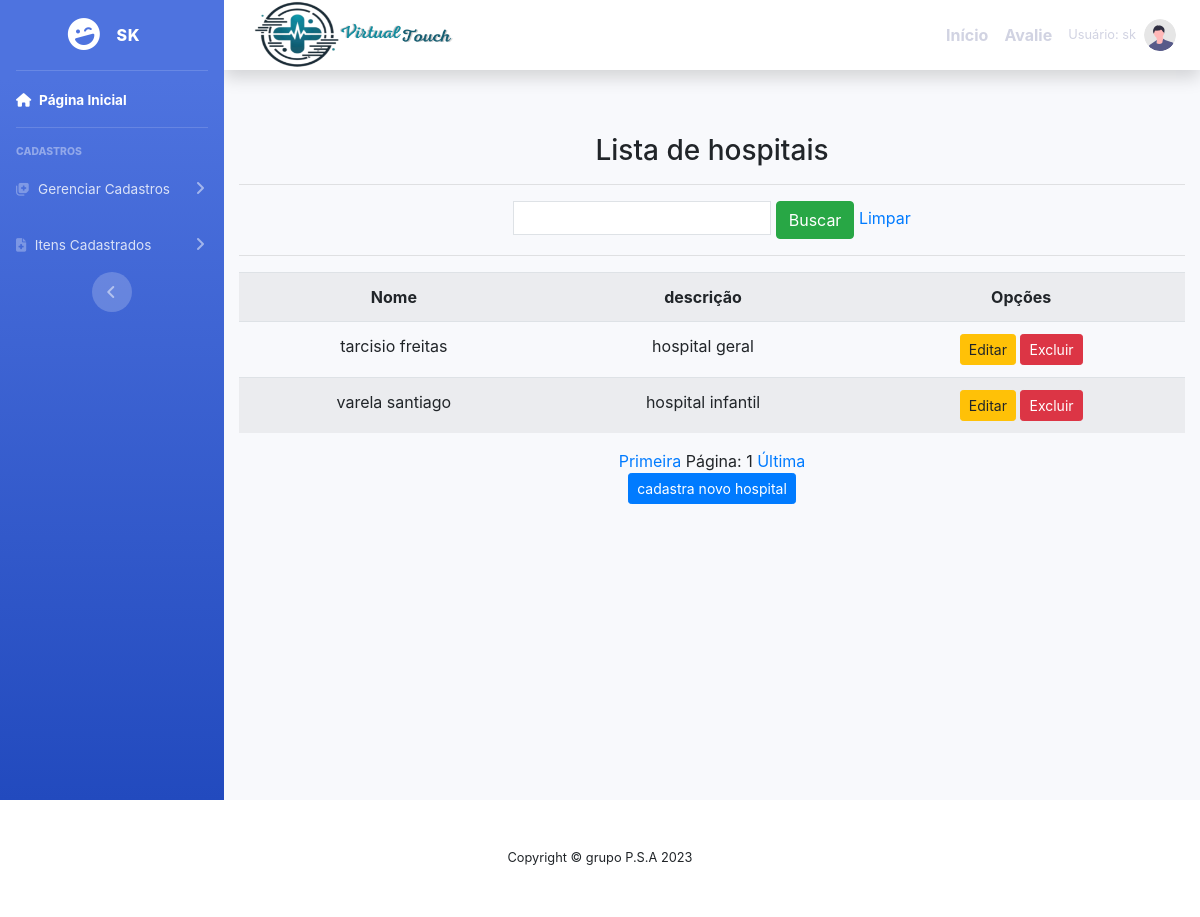
The page /listar/hospital/ (signed in) on the database its author committed.
### cadastros/models.py (models this page shows, shortened)
class Hospital(models.Model):
    usuario = models.ForeignKey(User, on_delete=models.PROTECT)
    nome = models.CharField(max_length=50)
    descricao = models.CharField(max_length=150,
        verbose_name="descricao")

### cadastros/views.py (the view)
# urls.py: path('listar/hospital/', HospitalList.as_view(),
class HospitalList( ListView):
    login_url = reverse_lazy('login')
    model = Hospital
    template_name = 'listas/hospital.html'
    paginate_by = 5
    def get_queryset(self):
        nome = self.request.GET.get('nome')
        if nome:
            hospital = Hospital.objects.filter(nome__icontains=nome)
        else:
            hospital = Hospital.objects.all()
        return hospital

### paginas/templates/listas/hospital.html (shortened to what this page needs)
{% extends 'modelo.html' %}
{% load static %}
{% block conteudo %}
    <div class="container">
        <h3> Lista de hospitais </h3>
        <hr>
        <div class="table-responsive">
            <form action="?" method="GET">
                <input type="text" name="nome" class="p-1 border" value="{{ request.GET.nome }}">
                <button type="submit" class="btn btn-success">Buscar</button>
                <a href="{% url 'listar-hospital' %}">Limpar</a>
            </form>
            <hr>
            <table class="table table-striped">
                <tr>
                    <th>Nome</th>
                    <th>descrição</th>
                    <th>Opções</th>
                </tr>
                {% for hospital in object_list %}
                <tr>
                    <td>{{ hospital.nome }}</td>
                    <td>{{ hospital.descricao}}</td>
                    <td>
                        <a href="{% url 'editar-hospital' hospital.pk %}" class="btn btn-warning btn-sm" title="Editar">Editar</a>
                        <a href="{% url 'excluir-hospital' hospital.pk %}" class="btn btn-danger btn-sm" title="Excluir">Excluir</a>
                    </td>
                </tr>
                {% empty %}
                <tr>
                    <td colspan="3">Nenhuma hospital registrado .</td>
                </tr>
                {% endfor %}
            </table>
            <div class="text-center">
                <a href="?page=1">Primeira</a>
                <span>Página: {{ page_obj.number }}</span>
                <a href="?page={{ page_obj.paginator.num_pages }}">Última</a>
            </div>
            <a  href="{% url 'cadastrar-hospital' %}"><button class="btn btn-primary btn-sm" >cadastra novo hospital</button></a>
        </div>
    </div>
{% endblock %}

### paginas/templates/includes/sidebar.html (shortened to what this page needs)
<link href="https://stackpath.bootstrapcdn.com/bootstrap/4.5.2/css/bootstrap.min.css" rel="stylesheet">
<ul class="navbar-nav bg-gradient-primary sidebar sidebar-dark accordion" id="accordionSidebar">
    <a class="sidebar-brand d-flex align-items-center justify-content-center" href="?">
        <div class="sidebar-brand-icon rotate-n-15">
            <i class="fas fa-laugh-wink"></i>
        </div>
        <div class="sidebar-brand-text mx-3">{{ user.get_username }}</div>
    </a>
    <hr class="sidebar-divider my-0">
    <li class="nav-item active">
        <a class="nav-link" href="{% url 'inicio' %}">
            <i class="fas fa-home"></i>
            <span>Página Inicial</span>
        </a>
    </li>
    <hr class="sidebar-divider">
    <div class="sidebar-heading">Cadastros</div>
    <li class="nav-item">
        <a class="nav-link collapsed" href="#" data-toggle="collapse" data-target="#collapseTwo"
           aria-expanded="true" aria-controls="collapseTwo">
            <i class="fas fa-notes-medical"></i>
            <span>Gerenciar Cadastros</span>
        </a>
    </li>
    <li class="nav-item">
        <a class="nav-link collapsed" href="#" data-toggle="collapse" data-target="#collapseUtilities"
           aria-expanded="true" aria-controls="collapseUtilities">
            <i class="fas fa-file-medical"></i>
            <span>Itens Cadastrados</span>
        </a>
    </li>
    <div class="text-center d-none d-md-inline">
        <button class="rounded-circle border-0" id="sidebarToggle"></button>
    </div>
</ul>

### paginas/templates/includes/navbar.html (shortened to what this page needs)
{% load static %}
<nav class="navbar navbar-expand navbar-light bg-white topbar mb-4 static-top shadow">
    <a class="navbar-brand" href="{% url 'inicio' %}">
        <img src="{% static 'fotos/LOGO.png' %}" alt="Logo" width="300" height="150" class="mr-2">
    </a>
    <ul class="navbar-nav ml-auto">
        {% if user.is_authenticated %}
            <li class="nav-item active">
                <a class="nav-link" href="{% url 'inicio' %}"> <strong> Início </strong> <span class="sr-only">(current)</span></a>
            </li>
            <li class="nav-item active">
                <a class="nav-link" href="{% url 'cadastra-comentario' %}"> <strong> Avalie </strong> </a>
            </li>
            <li class="nav-item dropdown no-arrow">
                <a class="nav-link dropdown-toggle" href="#" id="userDropdown" role="button"
                    data-toggle="dropdown" aria-haspopup="true" aria-expanded="false">
                    <span class="mr-2 d-none d-lg-inline text-gray-600 small">Usuário: {{ user.get_username }}</span>
                    <img class="img-profile rounded-circle"
                        src="{% static 'fotos/undraw_profile.svg' %}">
                </a>
            </li>
        {% endif %}
    </ul>
</nav>

### static/css/meu.css (style rules this page uses)
body { font-family: 'Times New Roman', Times, serif; background: linear-gradient(to bottom, #ffffff, #a0c6e5); margin: 0; padding: 0; }
.container { margin-top: 20px; padding: 20px; text-align: center; }

### rows shown on the page
Hospital: nome "tarcisio freitas", descricao "hospital geral"
Hospital: nome "varela santiago", descricao "hospital infantil"

### other values the page prints
{{ user.get_username }} "SK"
{{ user.get_username }} "sk"
{{ page_obj.number }} "1"
